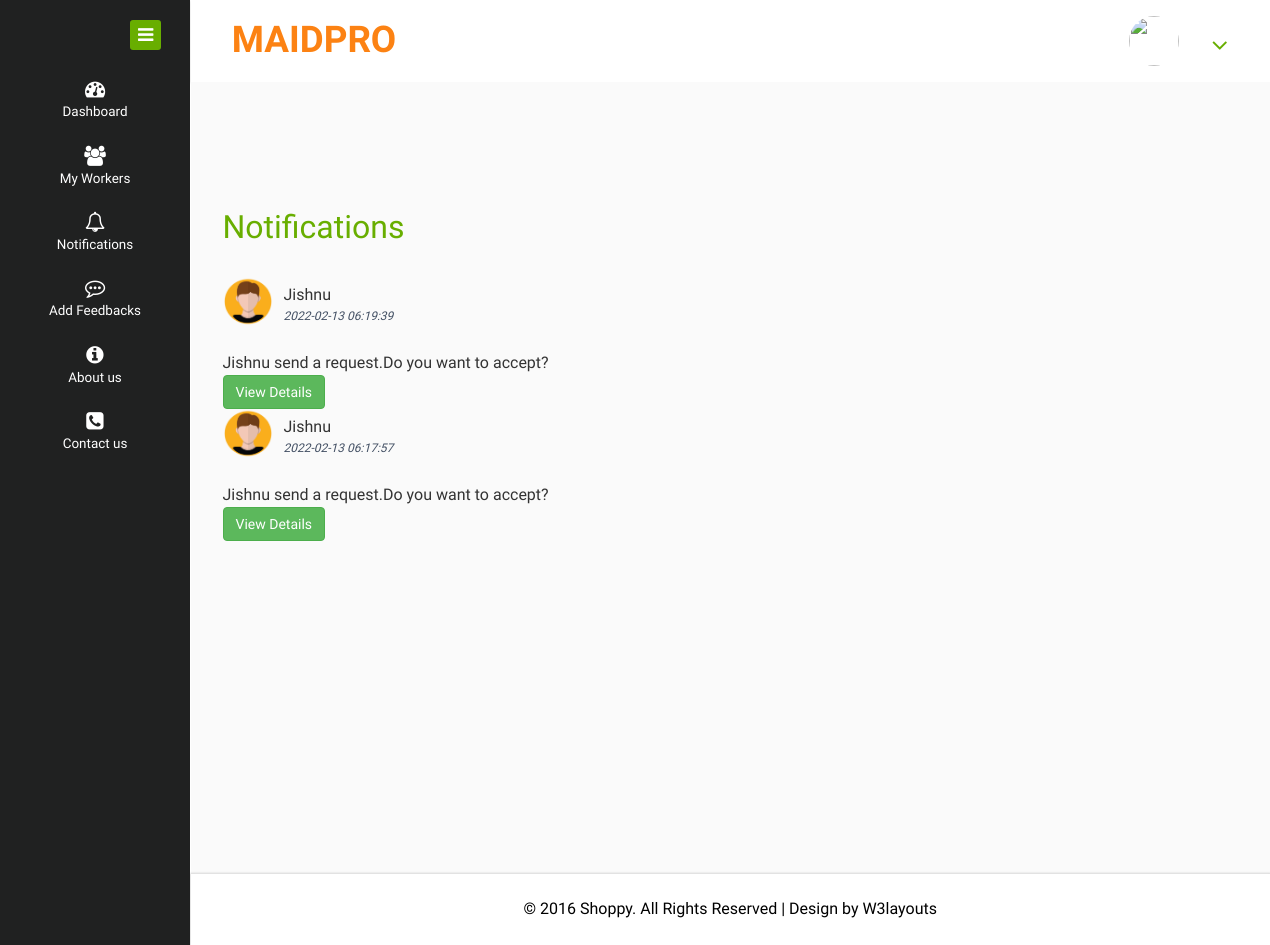
The page /users/notification.php on the database its author committed.
### tables this page shows
CREATE TABLE `notification` (
  `notification_id` int(11) NOT NULL,
  `senderid` varchar(30) NOT NULL,
  `receiverid` varchar(30) NOT NULL,
  `content` varchar(70) NOT NULL,
  `notification_datetime` timestamp NOT NULL DEFAULT current_timestamp(),
  `notification_type` varchar(25) NOT NULL DEFAULT 'normal'
);

CREATE TABLE `registration` (
  `user_id` int(11) NOT NULL,
  `email` varchar(50) NOT NULL,
  `name` varchar(30) NOT NULL,
  `phone` bigint(11) NOT NULL,
  `profile_pic` varchar(50) NOT NULL DEFAULT 'images/profile_pic.png',
  `house` varchar(30) NOT NULL,
  `place` varchar(30) NOT NULL,
  `district` varchar(30) NOT NULL,
  `state` varchar(30) NOT NULL,
  `pincode` int(10) NOT NULL,
  `gender` varchar(20) NOT NULL,
  `date_of_birth` varchar(20) NOT NULL
);

### users/notification.php (the view, shortened to what this page needs)
<?php
	include("header.php");
?>
<div class="inner-block">
    <div class="blank">
    	<h2>Notifications</h2>
    	<?php
        $em=$_SESSION['email'];
        $sql7="select * from notification where receiverid='$em' order by notification_datetime desc";
        $res=mysqli_query($conn,$sql7);
        if(mysqli_num_rows($res)>0){
        while($row=mysqli_fetch_assoc($res)){
            $sender_id=$row['senderid'];
        if($row["notification_type"]=="Admin"){
                                        $name="Admin";
                                        $pic="../images/profile_pic.png";
                                    }
                                    else{
                                        $sql2="select name,profile_pic from registration where email='$sender_id'";
                                        $result=mysqli_query($conn,$sql2);
                                        $r2=mysqli_fetch_assoc($result);
                                        $name=$r2["name"];
                                        $pic=$r2["profile_pic"];
                                    }
                                    ?>
                         <div class="profile_img">
                                    <span class="prfil-img"><img style="width:30%,vertical-align: middle;
  width: 50px;
  height: 50px;
  border-radius: 50%;" src="../users/<?php echo $pic?>" alt=""> </span>
                                    <div class="user-name">
                                        <?php echo $name ?>
                                        <p><span><?php echo $row["notification_datetime"]?></span>
                                    </p>
                                    </div>
                                </div>
                         <div class="panel-body"></div><?php echo $row['content']?>
                         <?php
                         if($row["notification_type"]=="request"){
                        ?>
                         <a href="jobrequest.php" class="btn btn-success">View Details</a>
                        <?php
                         }
                         ?>
                         <?php
                     }
                 }
                         ?>
    </div>
</div>
<?php
	include("footer.php");
?>

### rows shown on the page
notification: registration.name "Jishnu", notification_datetime "2022-02-13 06:19:39", content "Jishnu send a request.Do you want to accept?", notification_type "View Details"
notification: registration.name "Jishnu", notification_datetime "2022-02-13 06:17:57", content "Jishnu send a request.Do you want to accept?", notification_type "View Details"
